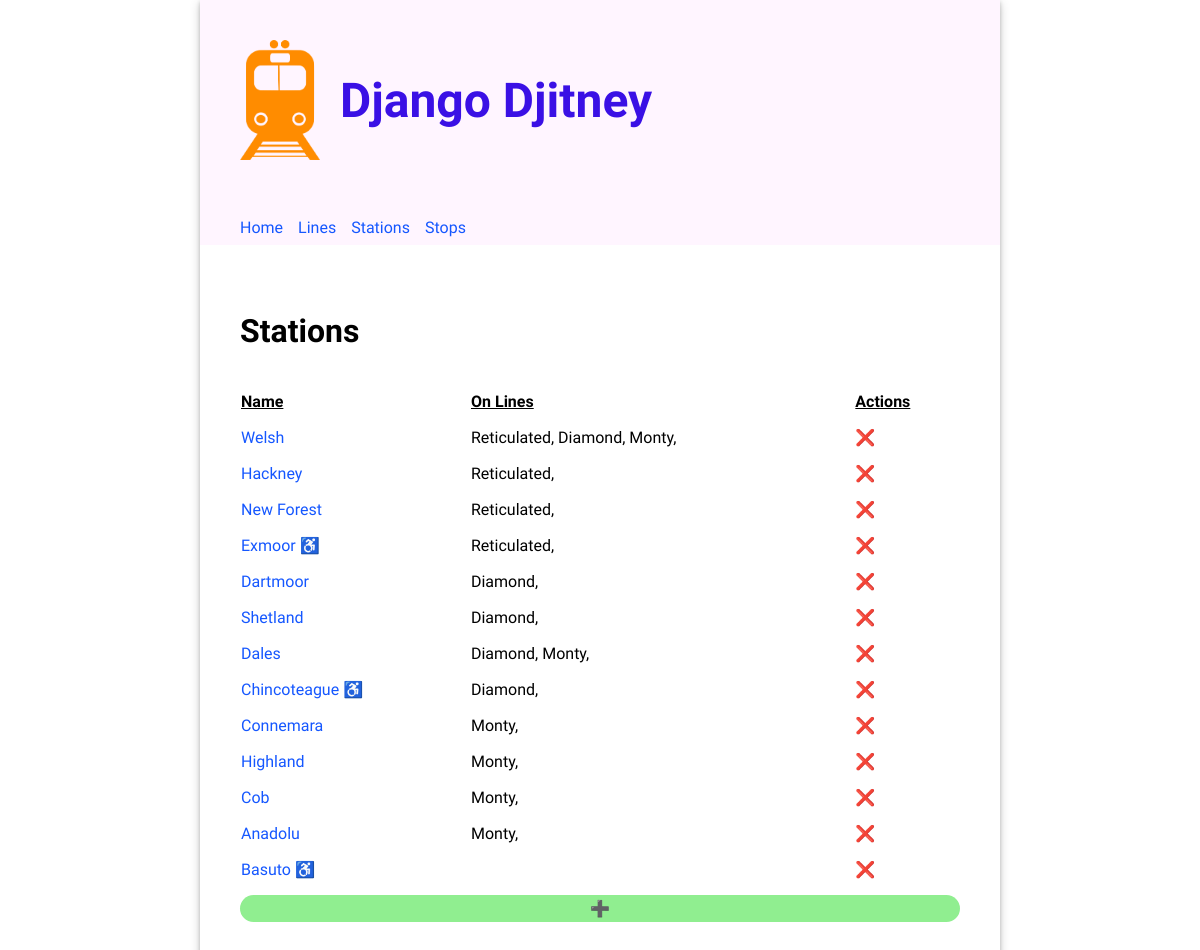
Page /stations/ on the committed database.
### routes/models.py (models this page shows, shortened)
class Station(models.Model):
  name = models.CharField(unique=True, max_length=200)
  accessible = models.BooleanField(default=False)

class Stop(models.Model):
  class Meta:
    unique_together = (('line', 'stop_number'))
  line = models.ForeignKey(Line, on_delete=models.CASCADE)
  station = models.ForeignKey(Station, on_delete=models.CASCADE)
  stop_number = models.PositiveIntegerField()

class Line(models.Model):
  name = models.CharField(unique=True, max_length=200)

### routes/views.py (the view)
# urls.py: path('stations/', views.StationsView.as_view(), name='stations' ),
class StationsView(ListView):
  template_name = "routes/stations.html"
  model = Station

### routes/templates/routes/stations.html (shortened to what this page needs)
{% extends 'base.html' %}
{% load static %}
{% block content %}
<div>
  <h2>Stations</h2>
  <table class="line-table">
    <thead>
      <tr>
        <th>Name</th>
        <th>On Lines</th>
        <th>Actions</th>
      </tr>
    </thead>
    <tbody>
    {% for station in object_list %}
        <tr>
          <td>
            <a href="{% url "update_station" station.id %}">{{ station.name }}</a>
            {% if station.accessible %}<span>  ♿️ </span>{% endif %}
          </td>
          <td>
            {% for stop in station.stop_set.all %}{{stop.line.name}}, {% endfor %}
          </td>
          <td><a href="{% url "delete_station" station.id %}" style="text-decoration: none; color: inherit;">❌</a></td>
        </tr>
    {% endfor %}
    </tbody>
  </table>
  <a href="{% url "create_station" %}" style="display: inherit; text-align: center; border-radius: 15px; text-decoration: none; color: inherit; padding: 4px; background-color: lightgreen;">➕</a>
</div>
{% endblock %}

### routes/static/routes/style.css (style rules this page uses)
body { font-family: "Oxygen", sans-serif; margin: 0; }
main h2 { font-size: 2em; }
main table { text-align: left; border-collapse: separate; border-spacing: 0 15px; width: 100%; }
main table th { text-align: left; border-collapse: separate; border-spacing: 0 15px; text-decoration: underline; }
a { text-decoration: none; color: #1557ff; }

### rows in the picture
Station: name "Welsh"
Stop: line.name "Reticulated"
Stop: line.name "Diamond"
Stop: line.name "Monty"
Station: name "Hackney"
Stop: line.name "Reticulated"
Station: name "New Forest"
Stop: line.name "Reticulated"
Station: name "Exmoor"
Stop: line.name "Reticulated"
Station: name "Dartmoor"
Stop: line.name "Diamond"
Station: name "Shetland"
Stop: line.name "Diamond"
Station: name "Dales"
Stop: line.name "Diamond"
Stop: line.name "Monty"
Station: name "Chincoteague"
Stop: line.name "Diamond"
Station: name "Connemara"
Stop: line.name "Monty"
Station: name "Highland"
Stop: line.name "Monty"
Station: name "Cob"
Stop: line.name "Monty"
Station: name "Anadolu"
Stop: line.name "Monty"
Station: name "Basuto"
